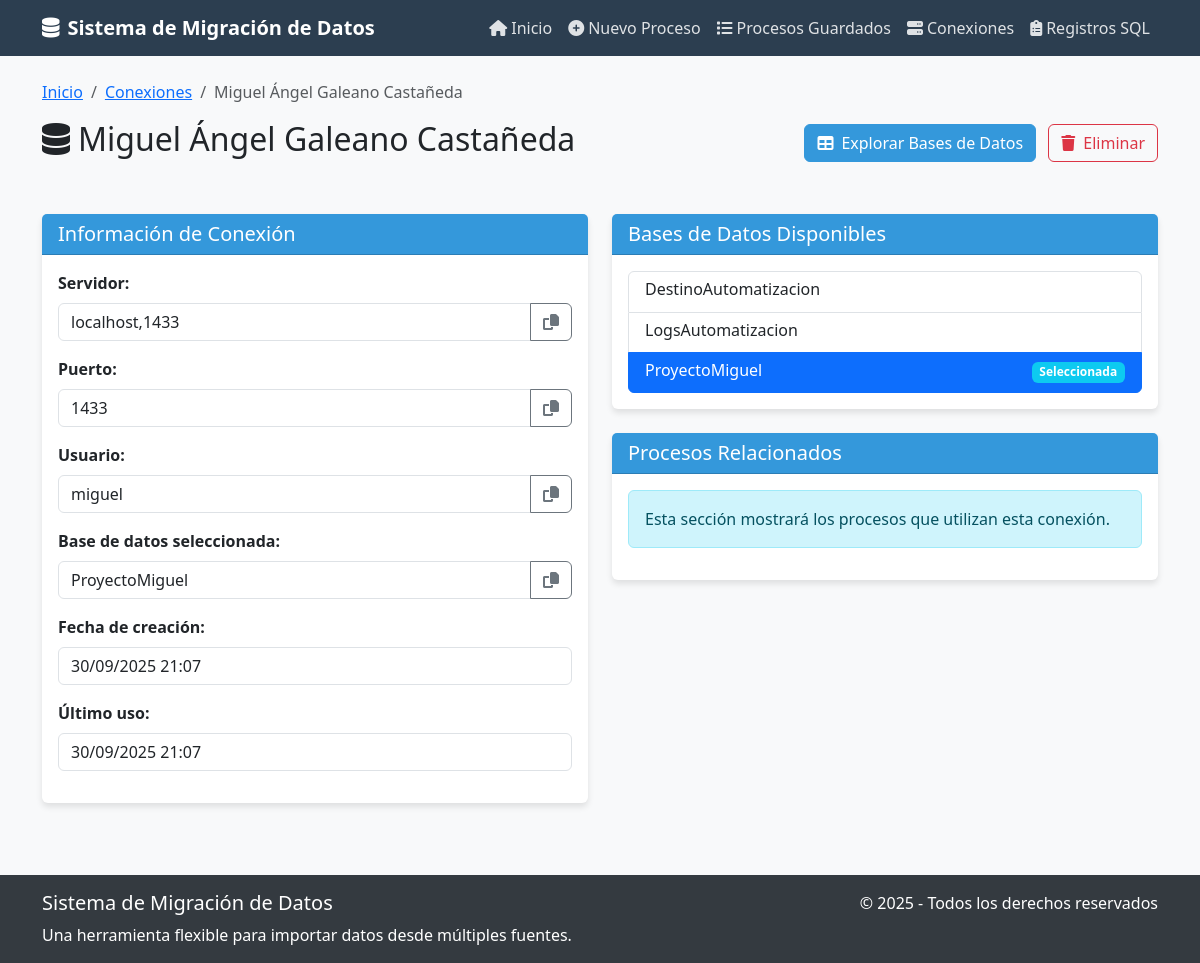
Page /automatizacion/sql/connection/42/ on the committed database.
### automatizacion/models.py (models this page shows, shortened)
class DatabaseConnection(models.Model):
    name = models.CharField(max_length=100)
    server = models.CharField(max_length=255)
    username = models.CharField(max_length=100)
    password = models.CharField(max_length=255)
    port = models.IntegerField(default=1433)
    created_at = models.DateTimeField(auto_now_add=True)
    last_used = models.DateTimeField(null=True, blank=True)
    selected_database = models.CharField(max_length=100, blank=True, null=True)
    available_databases = models.JSONField(null=True, blank=True)

### automatizacion/views.py (the view)
# urls.py: path('sql/connection/<int:connection_id>/', views.view_connection, name='view_connection'),
@log_operation("Vista de conexión SQL")
def view_connection(request, connection_id):
    connection = get_object_or_404(DatabaseConnection, pk=connection_id)
    return render(request, 'automatizacion/view_connection.html', {'connection': connection})

### automatizacion/logs/utils.py (called while the page is built)
    def iniciar(self, parametros=None):
        import uuid
        self.tiempo_inicio = time.time()
        self.parametros = parametros or {}
        self.proceso_id = str(uuid.uuid4())  # Generar UUID único
        log = ProcesoLog(
            ProcesoID=self.proceso_id,  # Usar el UUID generado
            NombreProceso=self.nombre_proceso[:255],  # Usar campo NombreProceso
            FechaEjecucion=datetime.datetime.now(),
            Estado="Iniciando"[:20],  # Solo el estado, sin el nombre del proceso
            ParametrosEntrada=json.dumps(self.parametros) if self.parametros else None,
            DuracionSegundos=0,
            MensajeError=None
        )
        log.save(using='logs')
        return self.proceso_id

### automatizacion/web_logger.py (called while the page is built)
def registrar_proceso_web(nombre_proceso, usuario=None, datos_adicionales=None):
    parametros = datos_adicionales or {}
    if usuario and not usuario.is_anonymous:
        parametros['usuario'] = {
            'id': usuario.id,
            'username': usuario.username,
            'email': usuario.email if hasattr(usuario, 'email') else None
        }
    try:
        logger = ProcesoLogger(nombre_proceso)
        proceso_id = logger.iniciar(parametros=parametros)
        return logger, proceso_id
    except Exception as e:
        print(f"ERROR al registrar proceso en SQL Server: {str(e)}")
        return None, None

### proyecto_automatizacion/templates/automatizacion/view_connection.html (shortened to what this page needs)
{% extends "base.html" %}
{% block content %}
<div class="row mb-4">
    <div class="col-md-12">
        <nav aria-label="breadcrumb">
            <ol class="breadcrumb">
                <li class="breadcrumb-item"><a href="{% url 'automatizacion:index' %}">Inicio</a></li>
                <li class="breadcrumb-item"><a href="{% url 'automatizacion:list_connections' %}">Conexiones</a></li>
                <li class="breadcrumb-item active">{{ connection.name }}</li>
            </ol>
        </nav>
        <div class="d-flex justify-content-between align-items-center mb-4">
            <h2><i class="fas fa-database me-2"></i>{{ connection.name }}</h2>
            <div>
                <a href="{% url 'automatizacion:list_sql_databases' connection.id %}" class="btn btn-primary">
                    <i class="fas fa-table me-2"></i>Explorar Bases de Datos
                </a>
                <a href="#" class="btn btn-outline-danger ms-2" data-bs-toggle="modal" data-bs-target="#deleteModal">
                    <i class="fas fa-trash me-2"></i>Eliminar
                </a>
            </div>
        </div>
    </div>
</div>
<div class="row">
    <div class="col-md-6">
        <div class="card mb-4">
            <div class="card-header">
                <h5 class="mb-0">Información de Conexión</h5>
            </div>
            <div class="card-body">
                <div class="mb-3">
                    <label class="form-label fw-bold">Servidor:</label>
                    <div class="input-group">
                        <input type="text" class="form-control" value="{{ connection.server }}" readonly>
                        <button class="btn btn-outline-secondary copy-btn" type="button" data-value="{{ connection.server }}">
                            <i class="fas fa-copy"></i>
                        </button>
                    </div>
                </div>
                <div class="mb-3">
                    <label class="form-label fw-bold">Puerto:</label>
                    <div class="input-group">
                        <input type="text" class="form-control" value="{{ connection.port }}" readonly>
                        <button class="btn btn-outline-secondary copy-btn" type="button" data-value="{{ connection.port }}">
                            <i class="fas fa-copy"></i>
                        </button>
                    </div>
                </div>
                <div class="mb-3">
                    <label class="form-label fw-bold">Usuario:</label>
                    <div class="input-group">
                        <input type="text" class="form-control" value="{{ connection.username }}" readonly>
                        <button class="btn btn-outline-secondary copy-btn" type="button" data-value="{{ connection.username }}">
                            <i class="fas fa-copy"></i>
                        </button>
                    </div>
                </div>
                <div class="mb-3">
                    <label class="form-label fw-bold">Base de datos seleccionada:</label>
                    <div class="input-group">
                        <input type="text" class="form-control" value="{{ connection.selected_database|default:'Ninguna' }}" readonly>
                        {% if connection.selected_database %}
                        <button class="btn btn-outline-secondary copy-btn" type="button" data-value="{{ connection.selected_database }}">
                            <i class="fas fa-copy"></i>
                        </button>
                        {% endif %}
                    </div>
                </div>
                <div class="mb-3">
                    <label class="form-label fw-bold">Fecha de creación:</label>
                    <div class="input-group">
                        <input type="text" class="form-control" value="{{ connection.created_at|date:'d/m/Y H:i' }}" readonly>
                    </div>
                </div>
                <div class="mb-3">
                    <label class="form-label fw-bold">Último uso:</label>
                    <div class="input-group">
                        <input type="text" class="form-control" value="{{ connection.last_used|date:'d/m/Y H:i'|default:'Nunca' }}" readonly>
                    </div>
                </div>
            </div>
        </div>
    </div>
    <div class="col-md-6">
        <div class="card mb-4">
            <div class="card-header">
                <h5 class="mb-0">Bases de Datos Disponibles</h5>
            </div>
            <div class="card-body">
                {% if connection.available_databases %}
                    <div class="list-group">
                        {% for db in connection.available_databases %}
                            <a href="{% url 'automatizacion:select_database' connection.id %}?selected_database={{ db }}"
                                class="list-group-item list-group-item-action {% if connection.selected_database == db %}active{% endif %}">
                                <div class="d-flex w-100 justify-content-between align-items-center">
                                    <h6 class="mb-1">{{ db }}</h6>
                                    {% if connection.selected_database == db %}
                                        <span class="badge bg-info">Seleccionada</span>
                                    {% endif %}
                                </div>
                            </a>
                        {% endfor %}
                    </div>
                {% else %}
                    <div class="alert alert-warning">
                        No hay bases de datos disponibles o no se ha realizado una conexión exitosa.
                    </div>
                {% endif %}
            </div>
        </div>
        <div class="card">
            <div class="card-header">
                <h5 class="mb-0">Procesos Relacionados</h5>
            </div>
            <div class="card-body">
                <div class="alert alert-info">
                    Esta sección mostrará los procesos que utilizan esta conexión.
                </div>
            </div>
        </div>
    </div>
</div>
{% endblock %}

### proyecto_automatizacion/templates/base.html (style rules this page uses)
:root { --primary-color: #3498db; --secondary-color: #2c3e50; --accent-color: #e74c3c; --light-bg: #f8f9fa; --dark-bg: #343a40; }
body { font-family: 'Segoe UI', Tahoma, Geneva, Verdana, sans-serif; background-color: var(--light-bg); }
.btn-primary { background-color: var(--primary-color); border-color: var(--primary-color); }
.card { box-shadow: 0 4px 6px rgba(0, 0, 0, 0.1); border: none; transition: transform 0.3s; margin-bottom: 20px; }
.card-header { background-color: var(--primary-color); color: white; font-weight: 500; }

### rows in the picture
DatabaseConnection: name "Miguel Ángel Galeano Castañeda", server "localhost,1433", port "1433", username "miguel", selected_database "ProyectoMiguel", created_at "30/09/2025 21:07", last_used "30/09/2025 21:07"

### other values in the picture
{{ db }} "DestinoAutomatizacion" "LogsAutomatizacion" "ProyectoMiguel"
